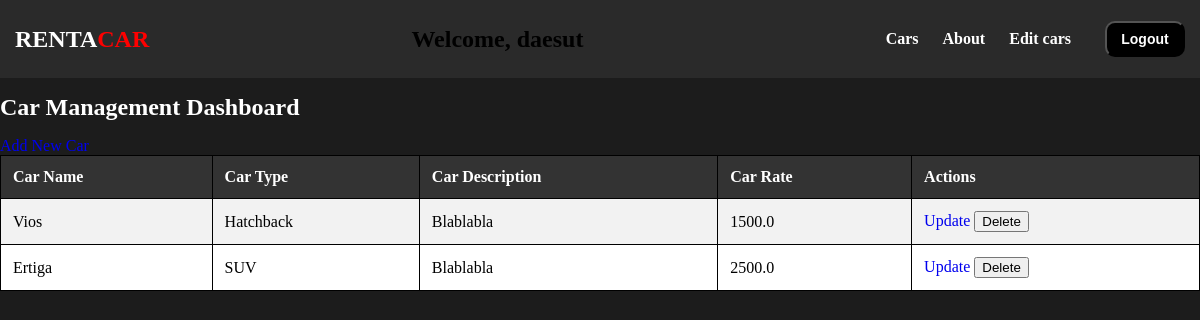
The app's page /carman.html (signed in) with its own data.
### rentacar/models.py (models this page shows, shortened)
class Car(models.Model):
    CarID = models.AutoField(primary_key=True)
    carName = models.CharField(max_length=255)
    carType = models.CharField(max_length=100)
    carDescription = models.TextField()
    carRate = models.FloatField()
    carPic = models.ImageField(upload_to='car_pics/', blank=True, null=True)
    status = models.IntegerField(default=0)
    availability = models.IntegerField(default=0)

### rentacar/views.py (the view)
# urls.py: path('carman.html', views.car_management, name='car_management'),
def car_management(request):
    user_is_admin = request.user.is_staff
    cars = Car.objects.all()
    context = {
        "user_is_admin": user_is_admin,
        "cars": cars,  # Add the 'cars' context variable
    }
    return render(request, "RentACar/carman.html", context)

### rentacar/templates/RentACar/carman.html (shortened to what this page needs)
<!DOCTYPE html>
{% load static %}
<html>
<head>
    <link rel="stylesheet" type="text/css" href="{% static 'RentACar/css/car_list.css' %}">
</head>
<body>
    <header>
        <nav class="navbar">
            <div class="navdiv">
                <div class="brand"><a href="{% url 'home' %}"><h1><span class="white-text">RENTA</span><span class="red-text">CAR</span></h1></a></div>
                <div class="centered-text" style="text-align: left;">
                    {% if user.is_authenticated %}
                    <h2>Welcome, {{ user.username }}</h2>
                    {% endif %}
                    </div>
                <ul>
                    <li><a href="{% url 'cars' %}">Cars</a></li>
                    <li><a href="{% url 'about' %}">About</a></li>
                    {% if user_is_admin %}
                    <li><a href="{% url 'car_management' %}">Edit cars</a></li>
                    {% endif %}
                    {% if user.is_authenticated %}
                    <button><a href="{% url 'logout' %}">Logout</a></button>
                    {% else %}
                    <button><a href="{% url 'login' %}">Login</a></button>
                    {% endif %}
                </ul>
            </nav>
    </header>
    <h1>Car Management Dashboard</h1>
    {% if user_is_admin %}
    <a href="{% url 'add_car' %}">Add New Car</a>
    <table>
        <tr>
            <th>Car Name</th>
            <th>Car Type</th>
            <th>Car Description</th>
            <th>Car Rate</th>
            <th>Actions</th>
        </tr>
        {% for car in cars %}
        <tr>
            <td>{{ car.carName }}</td>
            <td>{{ car.carType }}</td>
            <td style="text-align: justify;">{{ car.carDescription }}</td>
            <td>{{ car.carRate }}</td>
            <td>
                <a href="{% url 'update_car' car.CarID %}">Update</a>
                <form action="{% url 'delete_car' car.CarID %}" method="post" style="display: inline;">
                    <button type="submit" class="delete-button" onclick="return confirmDelete();">Delete</button>
                </form>
            </td>
        </tr>
        {% endfor %}
    </table>
    {% else %}
    <p>You don't have permission to manage cars.</p>
    {% endif %}
</body>
</html>

### rentacar/templates/RentACar/carman.html (style rules this page uses)
* { text-decoration: none; }
body { margin: 0; padding: 0; background-repeat: no-repeat; background-size: cover; background-color: #1C1C1C; }
.navbar { background: rgb(42, 42, 42); font-family: calibri; padding: 0; margin: 0; }
.navdiv { display: flex; align-items: center; justify-content: space-between; padding: 5px 15px; }
.brand a { font-size: 15px; font-weight: 600; color: white; }
nav li { list-style: none; display: inline-block; }
nav li a { color: white; font-size: 16px; font-weight: bold; margin-right: 20px; }
nav button { background-color: black; margin-left: 10px; border-radius: 10px; padding: 8px; width: 80px; }
nav button a { color: white; font-weight: bold; font-size: 14px; }
.red-text { color: red; font-weight: bold; }
table { width: 100%; border-collapse: collapse; }
table, th, td { border: 1px solid black; }
th, td { padding: 10px; text-align: left; }
h1 { font-size: 24px; color: #ffffff; }
table { width: 100%; border-collapse: collapse; background-color: #fff; }
th, td { padding: 12px; text-align: left; }
th { background-color: #333; color: #fff; }
tr:nth-child(even) { background-color: #f2f2f2; }

### records on screen
Car: carName "Vios", carType "Hatchback", carDescription "Blablabla", carRate "1500.0"
Car: carName "Ertiga", carType "SUV", carDescription "Blablabla", carRate "2500.0"

### other values on screen
{{ user.username }} "daesut"
